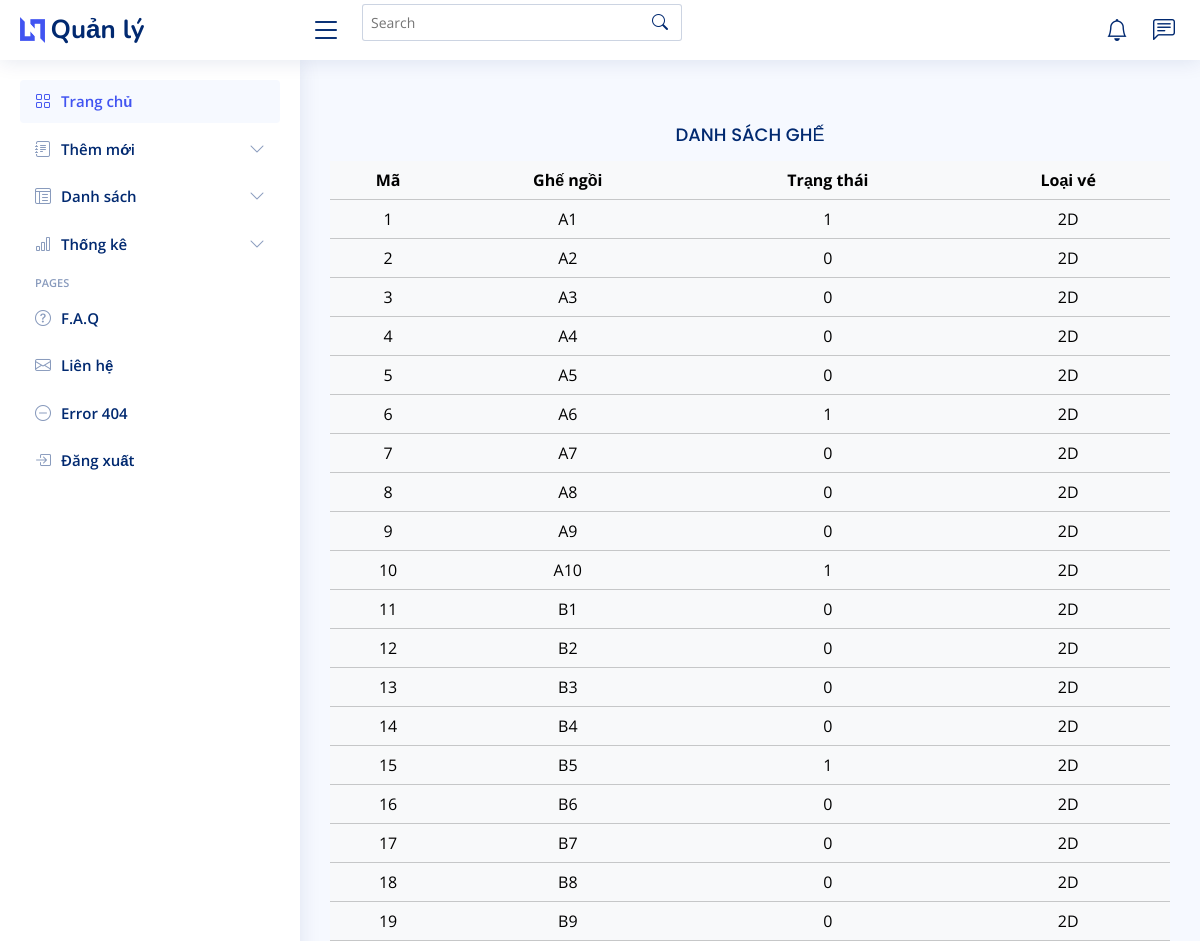
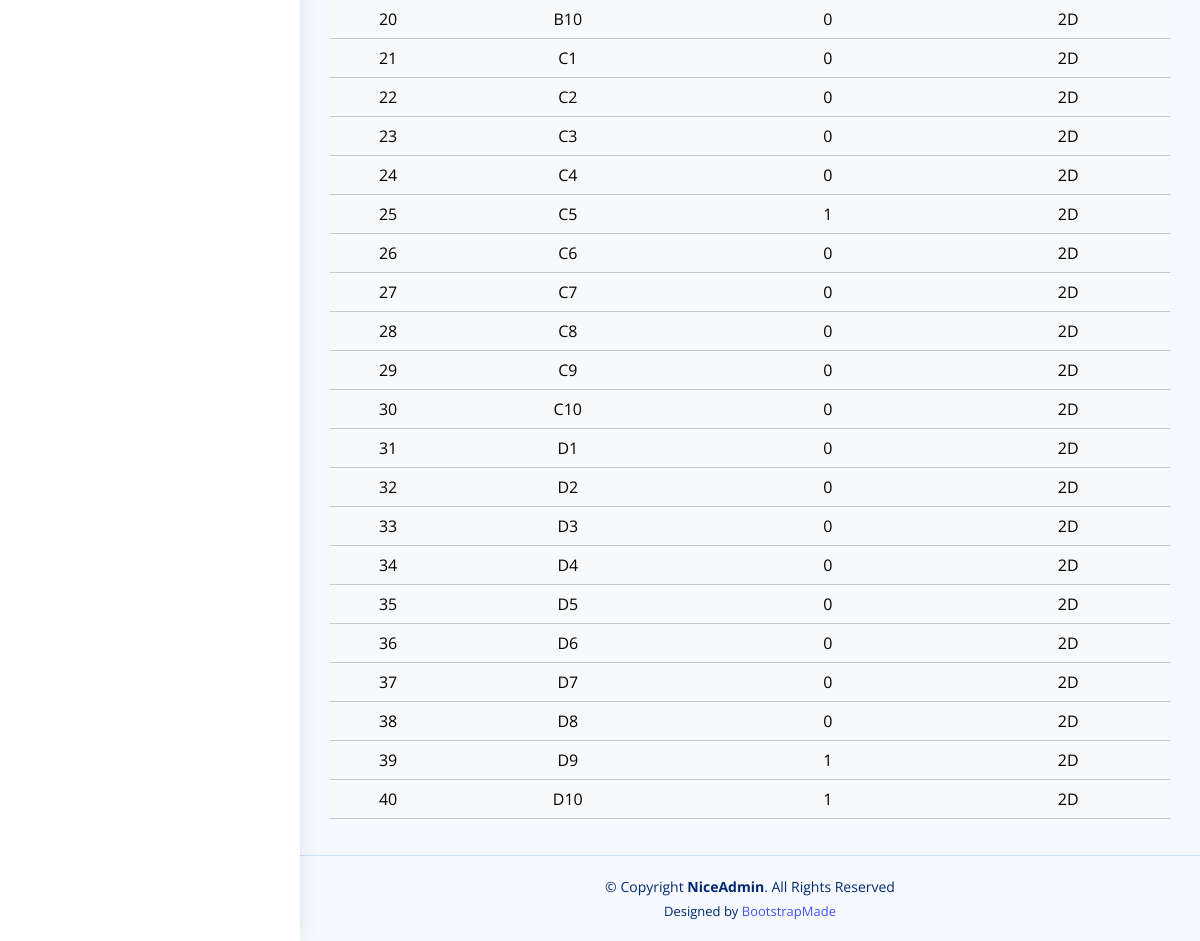
/admin/index.php?act=danh_sach_ghe (signed in), run on the app's committed database (2 pictures, top to bottom).
### tables this page shows
CREATE TABLE `seat` (
  `id_seat` int NOT NULL,
  `seat_name` varchar(10) NOT NULL,
  `stt` int NOT NULL,
  `status` tinyint NOT NULL DEFAULT '0' COMMENT '0: chưa đặt - 1: đã đặt',
  `id_loaive` int NOT NULL DEFAULT '1'
);

CREATE TABLE `loai_ve` (
  `id_loaive` int NOT NULL,
  `dinh_dang_ve` varchar(10) NOT NULL,
  `hang_ghe` tinyint NOT NULL DEFAULT '0' COMMENT '0: ghế thường - 1: ghế vip',
  `price` double(10,3) NOT NULL
);

### model/pdo.php (called while the page is built, shortened)
<?php
function pdo_get_connection(){
    $dburl = "mysql:host=localhost;dbname=booking_movie_ticket;charset=utf8";
    $username = 'root';
    $password = '';
    $conn = new PDO($dburl, $username, $password);
    $conn->setAttribute(PDO::ATTR_ERRMODE, PDO::ERRMODE_EXCEPTION);
    return $conn;
}
function pdo_query($sql){
    $sql_args = array_slice(func_get_args(), 1);
    try{
        $conn = pdo_get_connection();
        $stmt = $conn->prepare($sql);
        $stmt->execute($sql_args);
        $rows = $stmt->fetchAll();
        return $rows;
    }
    catch(PDOException $e){
        throw $e;
    }
    finally{
        unset($conn);
    }
}

### model/seat.php (called while the page is built, shortened)
<?php
require_once "pdo.php";
function seat_all(){
    $sql = "SELECT * FROM seat
            INNER JOIN loai_ve ON seat.id_loaive = loai_ve.id_loaive
            ";
    return pdo_query($sql);
}
?>

### admin/seat/list.php (the view)
<main id="main" class="main">
    <section class="section dashboard">
        <div class="row">
            <div class="col-lg-12">
                <h5 class="card-title text-center">DANH SÁCH GHẾ</h5>
                <table class="table table-light text-center">
                    <tr>
                        <th>Mã</th>
                        <th>Ghế ngồi</th>
                        <th>Trạng thái</th>
                        <th>Loại vé</th>
                    </tr>
                    <?php
                    foreach ($ds_ghe as $ds) {
                        extract($ds);
                        echo "
                            <tr>
                                <td>$id_seat </td>
                                <td>$seat_name$stt</td>
                                <td>$status</td>
                                <td>$dinh_dang_ve </td>
                            </tr>
                        ";
                    }
                    ?>
                </table>
            </div>
        </div>
    </section>
</main>

### admin/layout_admin/assets/css/style.css (style rules this page uses)
:root { scroll-behavior: smooth; }
body { font-family: "Open Sans", sans-serif; background: #f6f9ff; color: #444444; }
h1, h2, h3, h4, h5, h6 { font-family: "Nunito", sans-serif; }
#main { margin-top: 60px; padding: 20px 30px; transition: all 0.3s; }
.card-title { padding: 20px 0 15px 0; font-size: 18px; font-weight: 500; color: #012970; font-family: "Poppins", sans-serif; }
@media (min-width: 1200px) { #main, #footer { margin-left: 300px; } }

### data on the page
seat: id_seat "1", seat_name "A", stt "1", status "1", id_loaive.dinh_dang_ve "2D"
seat: id_seat "2", seat_name "A", stt "2", status "0", id_loaive.dinh_dang_ve "2D"
seat: id_seat "3", seat_name "A", stt "3", status "0", id_loaive.dinh_dang_ve "2D"
seat: id_seat "4", seat_name "A", stt "4", status "0", id_loaive.dinh_dang_ve "2D"
seat: id_seat "5", seat_name "A", stt "5", status "0", id_loaive.dinh_dang_ve "2D"
seat: id_seat "6", seat_name "A", stt "6", status "1", id_loaive.dinh_dang_ve "2D"
seat: id_seat "7", seat_name "A", stt "7", status "0", id_loaive.dinh_dang_ve "2D"
seat: id_seat "8", seat_name "A", stt "8", status "0", id_loaive.dinh_dang_ve "2D"
seat: id_seat "9", seat_name "A", stt "9", status "0", id_loaive.dinh_dang_ve "2D"
seat: id_seat "10", seat_name "A", stt "10", status "1", id_loaive.dinh_dang_ve "2D"
seat: id_seat "11", seat_name "B", stt "1", status "0", id_loaive.dinh_dang_ve "2D"
seat: id_seat "12", seat_name "B", stt "2", status "0", id_loaive.dinh_dang_ve "2D"
seat: id_seat "13", seat_name "B", stt "3", status "0", id_loaive.dinh_dang_ve "2D"
seat: id_seat "14", seat_name "B", stt "4", status "0", id_loaive.dinh_dang_ve "2D"
seat: id_seat "15", seat_name "B", stt "5", status "1", id_loaive.dinh_dang_ve "2D"
seat: id_seat "16", seat_name "B", stt "6", status "0", id_loaive.dinh_dang_ve "2D"
seat: id_seat "17", seat_name "B", stt "7", status "0", id_loaive.dinh_dang_ve "2D"
seat: id_seat "18", seat_name "B", stt "8", status "0", id_loaive.dinh_dang_ve "2D"
seat: id_seat "19", seat_name "B", stt "9", status "0", id_loaive.dinh_dang_ve "2D"
seat: id_seat "20", seat_name "B", stt "10", status "0", id_loaive.dinh_dang_ve "2D"
seat: id_seat "21", seat_name "C", stt "1", status "0", id_loaive.dinh_dang_ve "2D"
seat: id_seat "22", seat_name "C", stt "2", status "0", id_loaive.dinh_dang_ve "2D"
seat: id_seat "23", seat_name "C", stt "3", status "0", id_loaive.dinh_dang_ve "2D"
seat: id_seat "24", seat_name "C", stt "4", status "0", id_loaive.dinh_dang_ve "2D"
seat: id_seat "25", seat_name "C", stt "5", status "1", id_loaive.dinh_dang_ve "2D"
seat: id_seat "26", seat_name "C", stt "6", status "0", id_loaive.dinh_dang_ve "2D"
seat: id_seat "27", seat_name "C", stt "7", status "0", id_loaive.dinh_dang_ve "2D"
seat: id_seat "28", seat_name "C", stt "8", status "0", id_loaive.dinh_dang_ve "2D"
seat: id_seat "29", seat_name "C", stt "9", status "0", id_loaive.dinh_dang_ve "2D"
seat: id_seat "30", seat_name "C", stt "10", status "0", id_loaive.dinh_dang_ve "2D"
seat: id_seat "31", seat_name "D", stt "1", status "0", id_loaive.dinh_dang_ve "2D"
seat: id_seat "32", seat_name "D", stt "2", status "0", id_loaive.dinh_dang_ve "2D"
seat: id_seat "33", seat_name "D", stt "3", status "0", id_loaive.dinh_dang_ve "2D"
seat: id_seat "34", seat_name "D", stt "4", status "0", id_loaive.dinh_dang_ve "2D"
seat: id_seat "35", seat_name "D", stt "5", status "0", id_loaive.dinh_dang_ve "2D"
seat: id_seat "36", seat_name "D", stt "6", status "0", id_loaive.dinh_dang_ve "2D"
seat: id_seat "37", seat_name "D", stt "7", status "0", id_loaive.dinh_dang_ve "2D"
seat: id_seat "38", seat_name "D", stt "8", status "0", id_loaive.dinh_dang_ve "2D"
seat: id_seat "39", seat_name "D", stt "9", status "1", id_loaive.dinh_dang_ve "2D"
seat: id_seat "40", seat_name "D", stt "10", status "1", id_loaive.dinh_dang_ve "2D"
